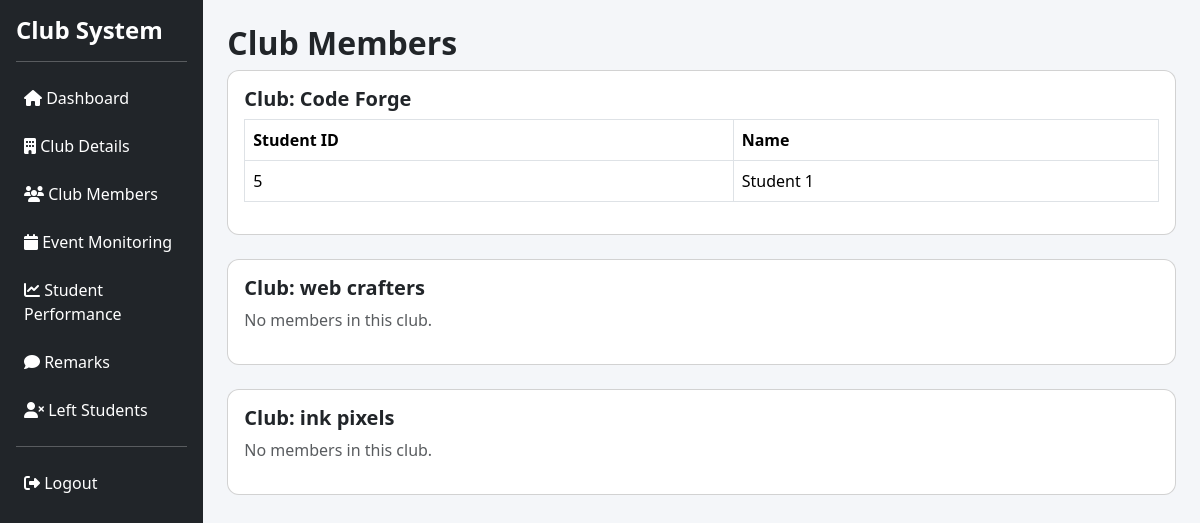
/faculty/members.php (signed in), run on the app's committed database.
### tables this page shows
CREATE TABLE `clubs` (
  `club_id` int(11) NOT NULL,
  `club_name` varchar(100) NOT NULL,
  `description` text DEFAULT NULL,
  `leader_id` int(11) DEFAULT NULL,
  `faculty_id` int(11) DEFAULT NULL,
  `created_at` timestamp NOT NULL DEFAULT current_timestamp()
);

CREATE TABLE `users` (
  `user_id` int(11) NOT NULL,
  `name` varchar(100) NOT NULL,
  `email` varchar(100) NOT NULL,
  `password` varchar(255) NOT NULL,
  `role` enum('admin','leader','student','faculty') NOT NULL,
  `status` enum('active','inactive') DEFAULT 'active',
  `created_at` timestamp NOT NULL DEFAULT current_timestamp(),
  `reset_token` varchar(255) DEFAULT NULL,
  `reset_token_expiry` datetime DEFAULT NULL
);

### src/faculty/members.php (the view, shortened to what this page needs)
<?php
include "../config/db.php";
include "../includes/header.php";
include "../includes/sidebar.php";
$faculty_id = $_SESSION['user_id'];
$clubs = mysqli_query($conn, "
    SELECT club_id, club_name
    FROM clubs
    WHERE faculty_id='$faculty_id'
");
?>
<h2>Club Members</h2>
<?php while ($c = mysqli_fetch_assoc($clubs)) { ?>
    <div class="card p-3 mb-4">
        <h5>Club: <?= $c['club_name'] ?></h5>
        <?php
        $members = mysqli_query($conn, "
            SELECT u.user_id, u.name
            FROM club_members cm
            JOIN users u ON cm.student_id = u.user_id
            WHERE cm.club_id='{$c['club_id']}'
        ");
        if (mysqli_num_rows($members) == 0) {
            echo "<p class='text-muted'>No members in this club.</p>";
        } else {
        ?>
            <table class="table table-bordered">
                <tr>
                    <th>Student ID</th>
                    <th>Name</th>
                </tr>
                <?php while ($m = mysqli_fetch_assoc($members)) { ?>
                    <tr>
                        <td><?= $m['user_id'] ?></td>
                        <td><?= $m['name'] ?></td>
                    </tr>
                <?php } ?>
            </table>
        <?php } ?>
    </div>
<?php } ?>
<?php include "../includes/footer.php"; ?>

### src/assets/css/style.css (style rules this page uses)
body { background-color: #f4f6f9; font-family: 'Segoe UI', sans-serif; }
.card { border-radius: 12px; }
.table { background: #fff; }
h2, h4, h5 { font-weight: 600; }

### data on the page
clubs: club_name "Code Forge"
users: user_id "5", name "Student 1"
clubs: club_name "web crafters", shows "No members in this club."
clubs: club_name "ink pixels", shows "No members in this club."
